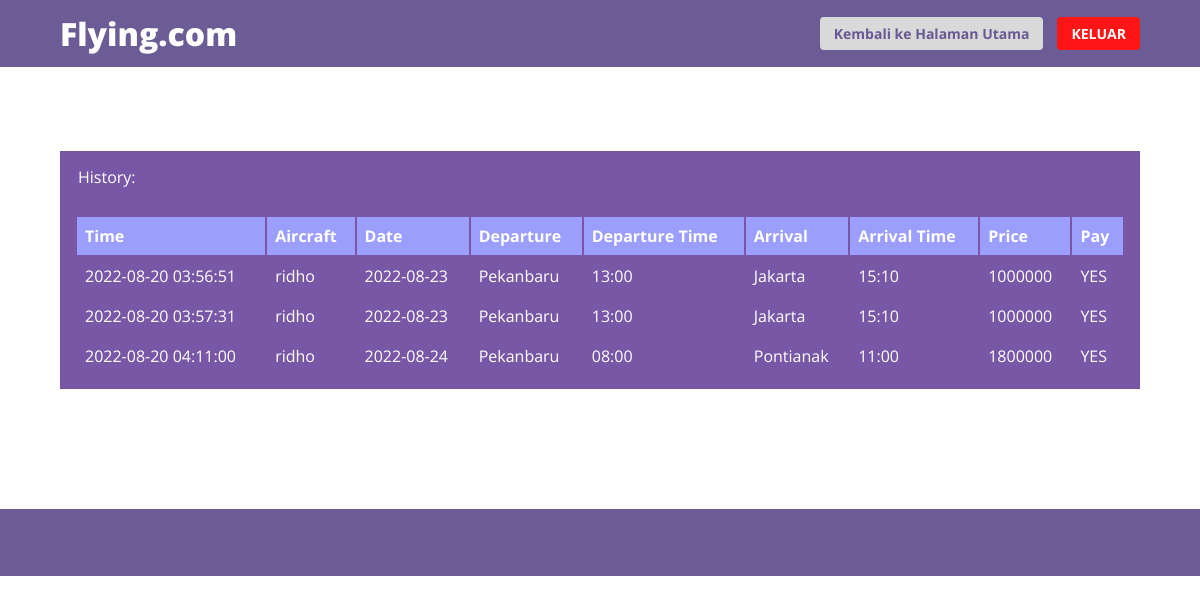
The app's page /showhistory.php (signed in) with its own data.
### tables this page shows
CREATE TABLE `memesan` (
  `id_pemesanan` int NOT NULL,
  `no_penerbangan` int NOT NULL,
  `no_penumpang` int DEFAULT NULL,
  `no_kursi` int DEFAULT NULL,
  `waktu_pemesanan` datetime DEFAULT NULL,
  `terbayar` tinyint(1) NOT NULL
);

CREATE TABLE `penumpang` (
  `no_penumpang` int NOT NULL,
  `nama_penumpang` varchar(30) DEFAULT NULL,
  `email` varchar(30) DEFAULT NULL,
  `password` varchar(30) DEFAULT NULL
);

CREATE TABLE `penerbangan` (
  `no_penerbangan` int NOT NULL,
  `bandara_keberangkatan` varchar(30) DEFAULT NULL,
  `bandara_tujuan` varchar(30) DEFAULT NULL,
  `tanggal_keberangkatan` date DEFAULT NULL,
  `jam_keberangkatan` varchar(10) DEFAULT NULL,
  `jam_kedatangan` varchar(10) DEFAULT NULL,
  `no_gate` int DEFAULT NULL,
  `harga` int NOT NULL,
  `no_maskapai` int DEFAULT NULL,
  `no_pesawat` int DEFAULT NULL
);

### showhistory.php (the view, shortened to what this page needs)
<?php
    $user = $_SESSION['nama_penumpang'];
?>
<!DOCTYPE html>
<html lang="en">
<head>
    <link rel="stylesheet" href="./style/style_showHistory.css">
</head>
<body>
    <header>
        <p id="logo">Flying.com</p>
        <div class="right-side">
            <a href="homepage.php" id="halaman-utama">Kembali ke Halaman Utama</a>
            <a href="logout.php" id="keluar">KELUAR</a>
        </div>
    </header>
    <main>
        <?php
            include_once 'dbconnect.php';
            $sql = "
                SELECT * FROM penumpang P, memesan M, Penerbangan
                WHERE P.nama_penumpang = '$user'
                AND P.no_penumpang = M.no_penumpang
                AND M.no_penerbangan = Penerbangan.no_penerbangan
                AND M.terbayar='1'
                    ORDER BY M.waktu_pemesanan;
            ";
            $result = mysqli_query($con, $sql);
            $rowcount = mysqli_num_rows($result);
            if ($rowcount == 0) {
                echo "<div><strong>Nothing in the history.</strong></div>";
            } else {
                echo "<div class='top-content'>History:</div>";
                echo "
                    <div class='content'>
                        <table>
                            <thead>
                                <tr>
                                    <th>Time</th>
                                    <th>Aircraft</th>
                                    <th>Date</th>
                                    <th>Departure</th>
                                    <th>Departure Time</th>
                                    <th>Arrival</th>
                                    <th>Arrival Time</th>
                                    <th>Price</th>
                                    <th>Pay</th>
                                </tr>
                            </thead>
                    </div>
                ";
                while ($row = mysqli_fetch_array($result)) {
                    echo "<tbody><tr>";
                    echo "<td>" . $row['waktu_pemesanan'] . "</td>";
                    echo "<td>" . $row['nama_penumpang']."</td>";
                    echo "<td>" . $row['tanggal_keberangkatan'] . "</td>";
                    echo "<td>" . $row['bandara_keberangkatan'] . "</td>";
                    echo "<td>" . $row['jam_keberangkatan'] . "</td>";
                    echo "<td>" . $row['bandara_tujuan'] . "</td>";
                    echo "<td>" . $row['jam_kedatangan'] . "</td>";
                    echo "<td>" . $row['harga'] . "</td>";
                    if($row['terbayar'] == 1){
                        echo "<td>YES</td>";
                    }
                    echo "</tr>";
                }
                echo " </tbody></table>";
            }
        ?>
    </main>
    <footer class="footer">
    </footer>
</body>
</html>

### style/style_showHistory.css (style rules this page uses)
body { margin: 0; font-family: 'Open Sans', sans-serif; }
header { width: 90%; height: 67px; padding: 0 5%; background: rgba(91, 75, 138, 0.9); display: flex; align-items: center; }
header p { margin: 0%; font-weight: 800; font-size: 32px; line-height: 44px; padding: 0%; color: white; }
header .right-side { justify-content: flex-end; display: flex; width: 50%; float: right }
#logo { width: 50%; }
#keluar { background: #FF1515; font-weight: 700; font-size: 14px; border-radius: 4px; border: 0; color: white; margin: auto 0; padding: 0.5em 1em; }
#halaman-utama { background: #D9D9D9; color: rgba(91, 75, 138, 0.9); font-weight: 700; font-size: 14px; border-radius: 4px; border: 0; margin: auto 1em; padding: 0.5em 1em; }
a { text-decoration: none; }
.top-content { position: relative; display: flex; flex-direction: column; margin-right: 5%; margin-left: 5%; background-color: #7858A6 ; margin-top: 7%; padding: 15px 15px 1% 18px; color: white; }
.content { position: relative; display: flex; flex-direction: column; margin-right: 5%; margin-left: 5%; background-color: #7858A6 ; margin-bottom: 10%; padding: 15px 15px 1% 15px; color: white; }
th { text-align: left; background-color: #9C9EFE; color: white; }
td, th { padding: 8px; }
.footer { position:relative; float: left; width: 70%; height: 67px; padding: 0 15%; background: rgba(91, 75, 138, 0.9); }

### records on screen
memesan: waktu_pemesanan "2022-08-20 03:56:51", no_penumpang.nama_penumpang "ridho", no_penerbangan.tanggal_keberangkatan "2022-08-23", no_penerbangan.bandara_keberangkatan "Pekanbaru", no_penerbangan.jam_keberangkatan "13:00", no_penerbangan.bandara_tujuan "Jakarta", no_penerbangan.jam_kedatangan "15:10", no_penerbangan.harga "1000000", terbayar "YES"
memesan: waktu_pemesanan "2022-08-20 03:57:31", no_penumpang.nama_penumpang "ridho", no_penerbangan.tanggal_keberangkatan "2022-08-23", no_penerbangan.bandara_keberangkatan "Pekanbaru", no_penerbangan.jam_keberangkatan "13:00", no_penerbangan.bandara_tujuan "Jakarta", no_penerbangan.jam_kedatangan "15:10", no_penerbangan.harga "1000000", terbayar "YES"
memesan: waktu_pemesanan "2022-08-20 04:11:00", no_penumpang.nama_penumpang "ridho", no_penerbangan.tanggal_keberangkatan "2022-08-24", no_penerbangan.bandara_keberangkatan "Pekanbaru", no_penerbangan.jam_keberangkatan "08:00", no_penerbangan.bandara_tujuan "Pontianak", no_penerbangan.jam_kedatangan "11:00", no_penerbangan.harga "1800000", terbayar "YES"
